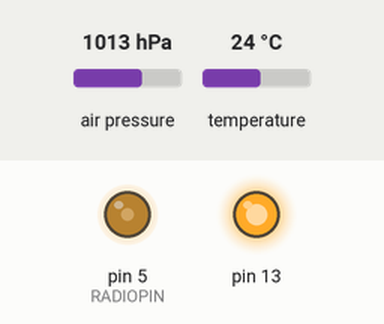
Simulated run of this sketch. Board: Arduino Uno, built with avr-gcc and run on an emulated ATmega328P. Parts: output pins drawn as LEDs (lit = HIGH). Inputs (shaded band) come from the test bench; at power-on: air pressure 1013 hPa, temperature 24 °C. Sleep ends after the set time or at an interrupt.

Above: at 0.05 s.
Timing chart, 0 to 18.9 s (numbered marks = the images above):
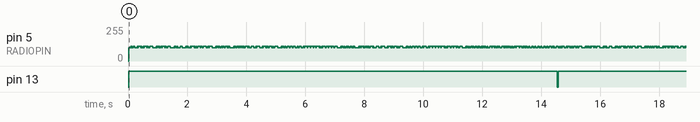

The sketch:

NX1test.ino
```cpp
//sleep code from http://donalmorrissey.blogspot.ch/2011/11/sleeping-arduino-part-4-wake-up-via.html
//rtty code from http://ukhas.org.uk/guides:linkingarduinotontx2
//bmp180 from adafruit
//hx1 datasheet http://www.radiometrix.com/files/additional/hx1.pdf
//this is a mashup for a range test

#define RADIOPIN 5

#include <string.h>
#include <util/crc16.h>
#include <avr/sleep.h>
#include <avr/power.h>
#include <Wire.h>
#include <Adafruit_Sensor.h>
#include <Adafruit_BMP085_U.h>

char datastring[80];
char initbc[80];
volatile int f_timer=0;
int bc=0;
Adafruit_BMP085_Unified bmp = Adafruit_BMP085_Unified(10085);

/***************************************************
 *  Name:        ISR(TIMER1_OVF_vect)
 *
 *  Returns:     Nothing.
 *
 *  Parameters:  None.
 *
 *  Description: Timer1 Overflow interrupt.
 *
 ***************************************************/
ISR(TIMER1_OVF_vect)
{
  /* set the flag. */
   if(f_timer == 0)
   {
     f_timer = 1;
   }
}


/***************************************************
 *  Name:        enterSleep
 *
 *  Returns:     Nothing.
 *
 *  Parameters:  None.
 *
 *  Description: Enters the arduino into sleep mode.
 *
 ***************************************************/
void enterSleep(void)
{
  set_sleep_mode(SLEEP_MODE_IDLE);

  sleep_enable();


  /* Disable all of the unused peripherals. This will reduce power
   * consumption further and, more importantly, some of these
   * peripherals may generate interrupts that will wake our Arduino from
   * sleep!
   */
  power_adc_disable();
  power_spi_disable();
  power_timer0_disable();
  power_timer2_disable();
  power_twi_disable();

  /* Now enter sleep mode. */
  sleep_mode();

  /* The program will continue from here after the timer timeout*/
  sleep_disable(); /* First thing to do is disable sleep. */

  /* Re-enable the peripherals. */
  power_all_enable();
}

void rtty_txstring (char * string)
{

/* Simple function to sent a char at a time to
 ** rtty_txbyte function.
 ** NB Each char is one byte (8 Bits)
 */

char c;

c = *string++;

while ( c != '\0')
 {
 rtty_txbyte (c);
 c = *string++;
 }
}
void rtty_txbyte (char c)
{
 /* Simple function to sent each bit of a char to
 ** rtty_txbit function.
 ** NB The bits are sent Least Significant Bit first
 **
 ** All chars should be preceded with a 0 and
 ** proceed with a 1. 0 = Start bit; 1 = Stop bit
 **
 */

int i;

rtty_txbit (0); // Start bit

// Send bits for for char LSB first

for (i=0;i<7;i++) // Change this here 7 or 8 for ASCII-7 / ASCII-8
 {
 if (c & 1) rtty_txbit(1);

else rtty_txbit(0);

c = c >> 1;

}
rtty_txbit (1); // Stop bit
rtty_txbit (1); // Stop bit
}

void rtty_txbit (int bit)
{
 if (bit)
 {
 // high
 analogWrite(RADIOPIN,110);
 }
 else
 {
 // low
 analogWrite(RADIOPIN,100);

}

// delayMicroseconds(3370); // 300 baud
 delayMicroseconds(10000); // For 50 Baud uncomment this and the line below.
 delayMicroseconds(10150); // You can't do 20150 it just doesn't work as the
 // largest value that will produce an accurate delay is 16383
 // See : http://arduino.cc/en/Reference/DelayMicroseconds

}

uint16_t gps_CRC16_checksum (char *string)
{
 size_t i;
 uint16_t crc;
 uint8_t c;

crc = 0xFFFF;

// Calculate checksum ignoring the first two $s
 for (i = 2; i < strlen(string); i++)
 {
 c = string[i];
 crc = _crc_xmodem_update (crc, c);
 }

return crc;
}

void setPwmFrequency(int pin, int divisor) {
 byte mode;
 if(pin == 5 || pin == 6 || pin == 9 || pin == 10) {
 switch(divisor) {
 case 1:
 mode = 0x01;
 break;
 case 8:
 mode = 0x02;
 break;
 case 64:
 mode = 0x03;
 break;
 case 256:
 mode = 0x04;
 break;
 case 1024:
 mode = 0x05;
 break;
 default:
 return;
 }
 if(pin == 5 || pin == 6) {
 TCCR0B = TCCR0B & 0b11111000 | mode;
 }
 else {
 TCCR1B = TCCR1B & 0b11111000 | mode;
 }
 }
 else if(pin == 3 || pin == 11) {
 switch(divisor) {
 case 1:
 mode = 0x01;
 break;
 case 8:
 mode = 0x02;
 break;
 case 32:
 mode = 0x03;
 break;
 case 64:
 mode = 0x04;
 break;
 case 128:
 mode = 0x05;
 break;
 case 256:
 mode = 0x06;
 break;
 case 1024:
 mode = 0x7;
 break;
 default:
 return;
 }
 TCCR2B = TCCR2B & 0b11111000 | mode;
 }
}

char * floatToString(char * outstr, float value, int places, int minwidth=0, bool rightjustify=false) {
    // this is used to write a float value to string, outstr.  oustr is also the return value.
    int digit;
    float tens = 0.1;
    int tenscount = 0;
    int i;
    float tempfloat = value;
    int c = 0;
    int charcount = 1;
    int extra = 0;
    // make sure we round properly. this could use pow from <math.h>, but doesn't seem worth the import
    // if this rounding step isn't here, the value  54.321 prints as 54.3209

    // calculate rounding term d:   0.5/pow(10,places)
    float d = 0.5;
    if (value < 0)
        d *= -1.0;
    // divide by ten for each decimal place
    for (i = 0; i < places; i++)
        d/= 10.0;
    // this small addition, combined with truncation will round our values properly
    tempfloat +=  d;

    // first get value tens to be the large power of ten less than value
    if (value < 0)
        tempfloat *= -1.0;
    while ((tens * 10.0) <= tempfloat) {
        tens *= 10.0;
        tenscount += 1;
    }

    if (tenscount > 0)
        charcount += tenscount;
    else
        charcount += 1;

    if (value < 0)
        charcount += 1;
    charcount += 1 + places;

    minwidth += 1; // both count the null final character
    if (minwidth > charcount){
        extra = minwidth - charcount;
        charcount = minwidth;
    }

    if (extra > 0 and rightjustify) {
        for (int i = 0; i< extra; i++) {
            outstr[c++] = ' ';
        }
    }

    // write out the negative if needed
    if (value < 0)
        outstr[c++] = '-';

    if (tenscount == 0)
        outstr[c++] = '0';

    for (i=0; i< tenscount; i++) {
        digit = (int) (tempfloat/tens);
        itoa(digit, &outstr[c++], 10);
        tempfloat = tempfloat - ((float)digit * tens);
        tens /= 10.0;
    }

    // if no places after decimal, stop now and return

    // otherwise, write the point and continue on
    if (places > 0)
    outstr[c++] = '.';


    // now write out each decimal place by shifting digits one by one into the ones place and writing the truncated value
    for (i = 0; i < places; i++) {
        tempfloat *= 10.0;
        digit = (int) tempfloat;
        itoa(digit, &outstr[c++], 10);
        // once written, subtract off that digit
        tempfloat = tempfloat - (float) digit;
    }
    if (extra > 0 and not rightjustify) {
        for (int i = 0; i< extra; i++) {
            outstr[c++] = ' ';
        }
    }


    outstr[c++] = '\0';
    return outstr;
}


void setup() {
  //SENSOR:
  /* Initialise the sensor */
  if(!bmp.begin())
  {
    /* There was a problem detecting the BMP085 ... check your connections */
    Serial.print("Ooops, no BMP085 detected ... Check your wiring or I2C ADDR!");
    while(1);
  }

  //BROADCAST:
   pinMode(RADIOPIN,OUTPUT);
   pinMode(13,OUTPUT);
   setPwmFrequency(RADIOPIN, 1);
  /*** Configure the timer.***/

  /* Normal timer operation.*/
  TCCR1A = 0x00;

  /* Clear the timer counter register.
   * You can pre-load this register with a value in order to
   * reduce the timeout period, say if you wanted to wake up
   * ever 4.0 seconds exactly.
   */
  TCNT1=0x0000;

  /* Configure the prescaler for 1:1024, giving us a
   * timeout of 4.09 seconds.
   */
  TCCR1B = 0x05;

  /* Enable the timer overlow interrupt. */
  TIMSK1=0x01;

//  Serial.begin(9600);
}

void loop() {

//check if its broadcast time yet
if(bc>50){ //wait 5min
   /* Get a new sensor event */
    sensors_event_t event;
    bmp.getEvent(&event);


    /* current temperature from the BMP085 */
    float temperature;
    bmp.getTemperature(&temperature);
    //use this:
    char buffer1[25];
    char buffer2[25];
    String temp = floatToString(buffer1,temperature,1);
    String pres = floatToString(buffer2,event.pressure,1);

   //encode
   char buffer3[20];
   String weather = "_T" + temp + "P" + pres + "_";
   weather.toCharArray(buffer3,2);

   snprintf(datastring,80,buffer3); // Puts the text in the datastring
   unsigned int CHECKSUM = gps_CRC16_checksum(datastring); // Calculates the checksum for this datastring
   char checksum_str[6];
   sprintf(checksum_str, "*%04X\n", CHECKSUM);
   strcat(datastring,checksum_str);

   snprintf(initbc,80,"This is a test 3. Weather following 2. Weather following 1."); // Puts the text in the datastring
   unsigned int CHECKSUM2 = gps_CRC16_checksum(initbc); // Calculates the checksum for this datastring
   char checksum_str2[6];
   sprintf(checksum_str2, "*%04X\n", CHECKSUM2);
   strcat(initbc,checksum_str2);


   //radio on
   digitalWrite(13,HIGH);

   //broadcast
    rtty_txstring (initbc);
    rtty_txstring (datastring);
//   Serial.println(buffer3);

   //radio off
   digitalWrite(13,LOW);

   //reset bc counter
   bc = 0;

 }else{
  ++bc;
 }
 //and power-sleep 4s
 enterSleep();
}
```

Measured:
- by itself, pin 5 (RADIOPIN): moves between 100/255 and 110/255, repeating every 13.7 s
- by itself, pin 13: alternates HIGH for 14.5 s and LOW for 0.03 s
